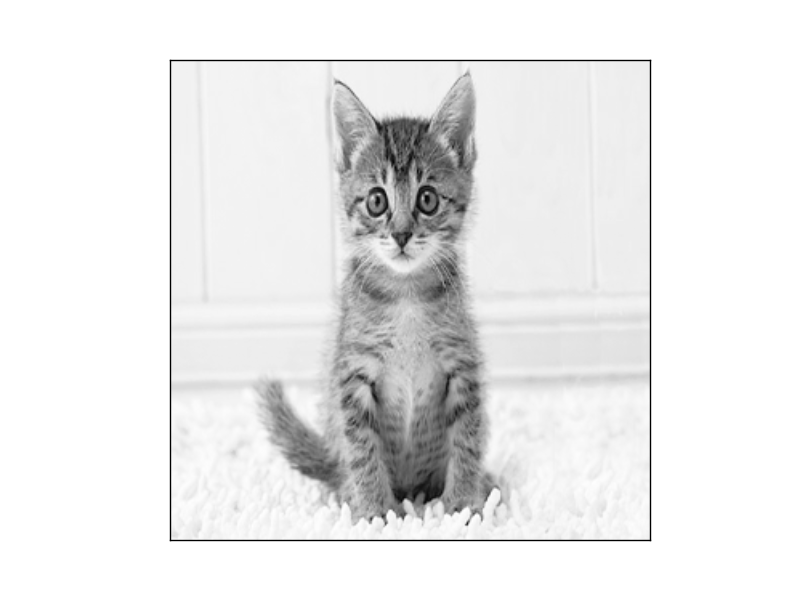
#> input picture lab/cat_example.png, 800 x 600 px
$ python resize.py cat_example.png 5 5 out.png   (Python 2 division)
#> lines starting #> are read from the running program, lines starting #| are printed output that depends on the picture
### abrir_imagen.py
#!/usr/bin/python2

#from grayscale import *
import cv2
def gray_scale(Img):
    image2 = cv2.imread(Img)
    #image2=cv2.resize(image2,(300,300))
    #image=cv2.cvtColor(image, cv2.COLOR_BGR2RGB)
    #gray_image = to_grayscale(image)
    gray_image=cv2.cvtColor(image2, cv2.COLOR_BGR2GRAY)
    return gray_image

# [5 lines left out: function rgb_scale, not called in this run]


### lab/resize.py
#!/usr/bin/python2
#import matplotlib.pyplot as plt
import numpy as np
#from random import randint
import matplotlib.cm as cm
from sys import argv
import math
import matplotlib.pyplot as plt
#from dfs_and_vec import *
from grayscale import *
import abrir_imagen
#img=gray_scale(argv[1])
#print img

def resize(img,h_n,w_n):
    alto=len(img)
    print "alto: ",alto
    ancho=len(img[0])
    print "ancho: ",ancho
    #ratio_x=h_n/alto
    #ratio_y=w_n/ancho
    ratio_x = int((ancho<<20)/w_n) +1 #multiply by 65536 (Getting rid of decimals)
    print ratio_x
    ratio_y = int((alto<<20)/h_n) +1 #multiply by 65536 (Getting rid of decimals)
    print ratio_y
    img2=[[0]*w_n for j in xrange(h_n)]
    for y in xrange(h_n):
        for x in xrange(w_n):
            #y2=int(y/ratio_y) #for proportional dimensions
            #x2=int(x/ratio_x)
            y2=((y*ratio_y)>>20) #to divide by 65536 (this gets rid of decimals)
            x2=((x*ratio_x)>>20) #to divide by 65536
            #y2=y*ratio_y/2**16 #to divide by 65536
            #x2=x*ratio_x/2**16 #to divide by 65536
            #print y2,x2
            img2[y][x]=img[y2][x2]

    return img2

def main():
    new_image=abrir_imagen.gray_scale(argv[1])
#> in gray_scale, image2 is the input picture: shape (600, 800, 3); min 0, max 255, mean 233.5
    alto=len(new_image)
#> alto = 600
    ancho=len(new_image[0])
#> ancho = 800
    # [7 lines of commented-out code are left out]
    Dim1=int(argv[2])
    Dim2=int(argv[3])

    resized_image=resize(new_image,Dim1,Dim2)
#> in resize, `alto=len(img)`: alto = 600
#| alto:  600
#> in resize, `ancho=len(img[0])`: ancho = 800
#| ancho:  800
#> in resize, `ratio_x = int((ancho<<20)/w_n) +1`: ratio_x = 167772161
#| 167772161
#> in resize, `ratio_y = int((alto<<20)/h_n) +1`: ratio_y = 125829121
#| 125829121
#> after the loop in resize, `for y in xrange(h_n):`: img2 = [[255, 255, 255, 255, 255], [255, 255, 242, 240, 237], [255, 255, 241, 238, 237], [255, 255, 224, 185, 223], [255, 255, 137, 147, 246]]
#> resized_image has the same summary as img2 in resize
    print "new_image: ",len(resized_image),len(resized_image[0])
#| new_image:  5 5
    plt.imshow(resized_image,cmap = cm.Greys_r)
    plt.xticks([]), plt.yticks([])  # to hide tick values on X and Y axis
    plt.savefig(argv[4])
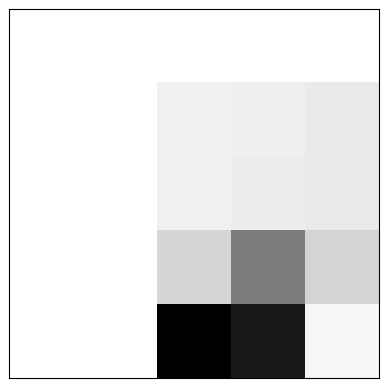
#> figure drawn by matplotlib, 1 panel
    plt.show()
    #except:
    #    print "Indicate an image as parameter"

if __name__ == '__main__':
    main()

$ run again, on lab/cat_test.png
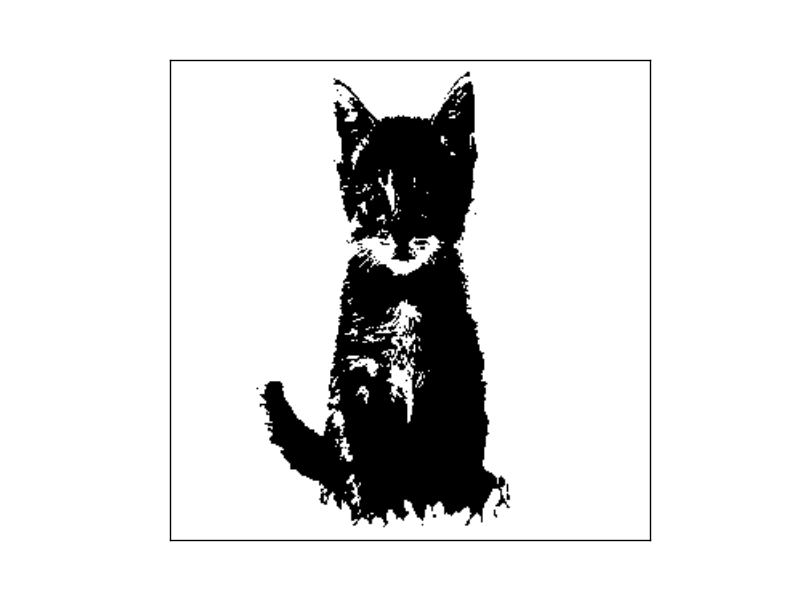
#> input picture lab/cat_test.png, 800 x 600 px
#> in gray_scale, image2 is the input picture: shape (600, 800, 3); min 0, max 255, mean 224.7
#> in main, `alto=len(new_image)`: alto = 600
#> in main, `ancho=len(new_image[0])`: ancho = 800
#> in resize, `alto=len(img)`: alto = 600
#| alto:  600
#> in resize, `ancho=len(img[0])`: ancho = 800
#| ancho:  800
#> ratio_x = 167772161
#| 167772161
#> ratio_y = 125829121
#| 125829121
#> after the loop in resize, `for y in xrange(h_n):`: img2 = [[255, 255, 255, 255, 255], [255, 255, 255, 255, 255], [255, 255, 255, 255, 255], [255, 255, 255, 0, 255], [255, 255, 0, 0, 255]]
#> resized_image has the same summary as img2 in resize
#| new_image:  5 5
#> in main, `plt.savefig(argv[4])`:
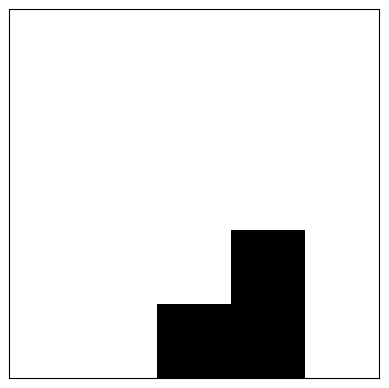
#> figure drawn by matplotlib, 1 panel
